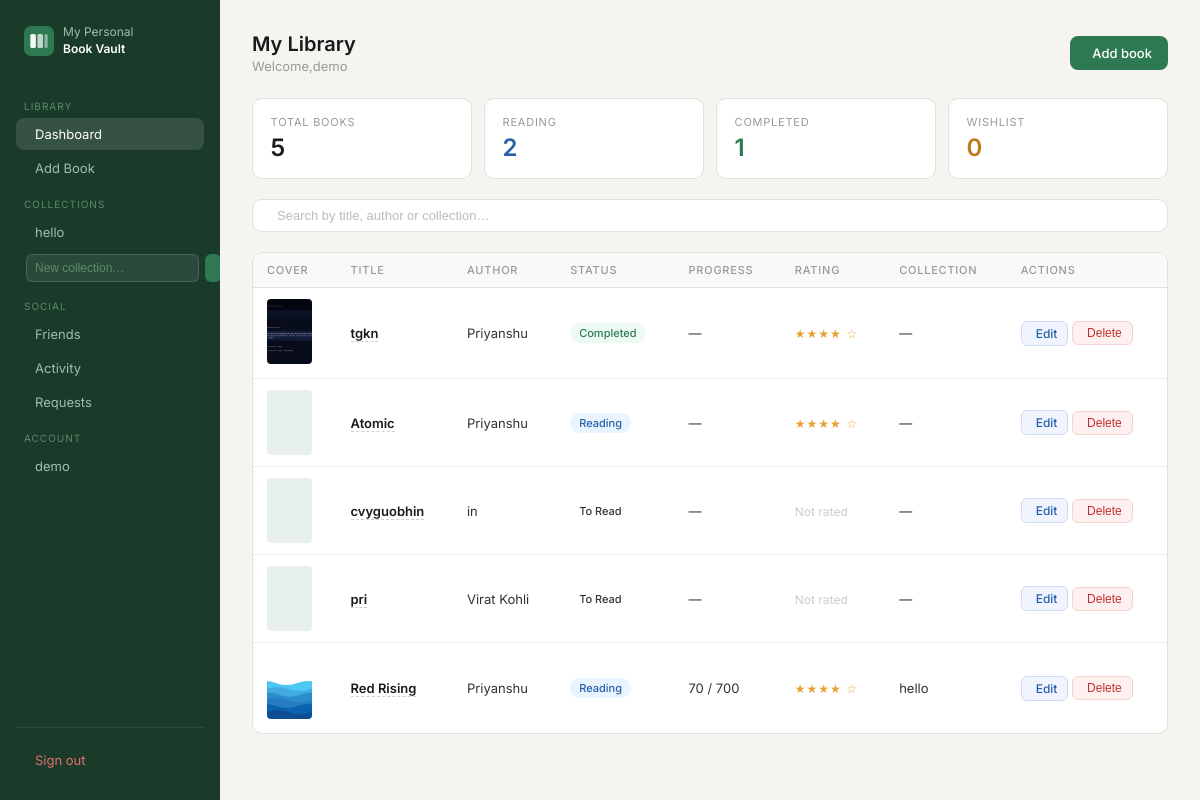
The page /book/home (signed in) on the database as committed earlier.
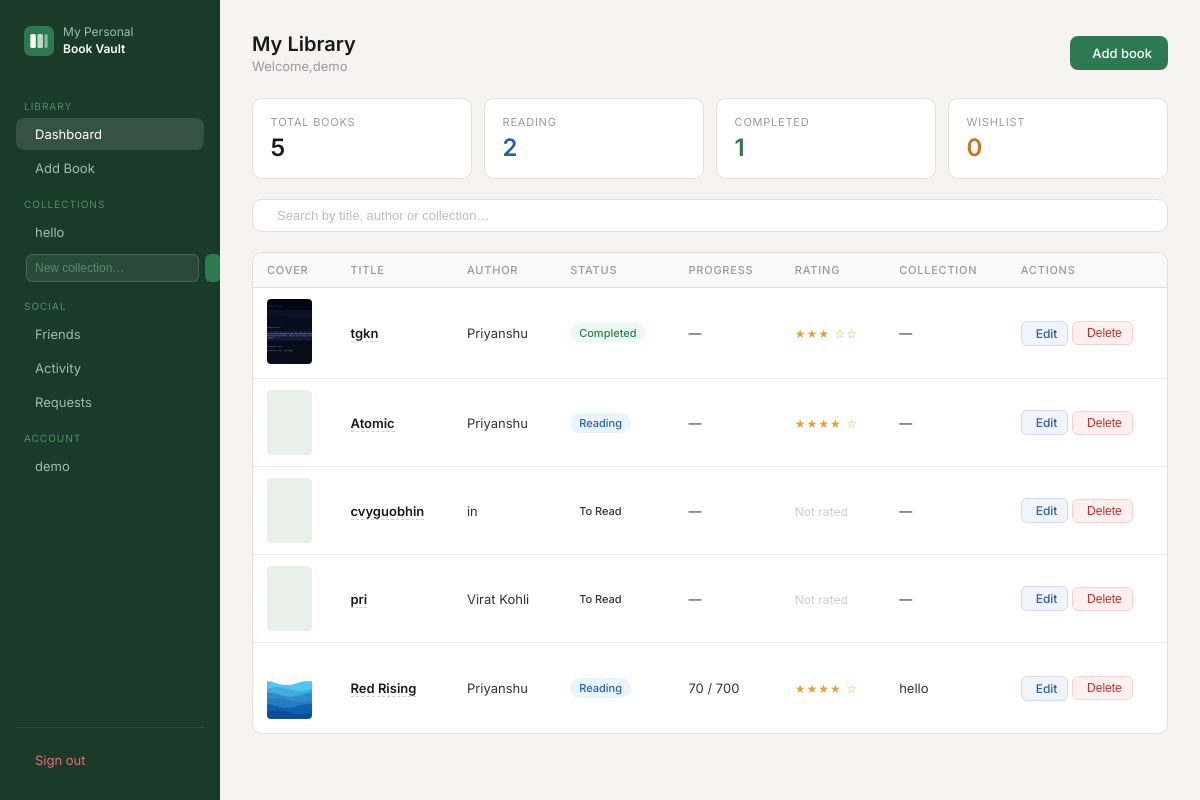
The same page on the database as committed later.
### app/blueprints/book/modules.py (models this page shows, shortened)
class Userbook(db.Model):
    __tablename__="userbook"
    uid=db.Column(db.Integer,primary_key=True)
    pid=db.Column(db.Integer,db.ForeignKey("credential.pid"),nullable=False)
    bid=db.Column(db.Integer,db.ForeignKey("book.bid"),nullable=False)
    cid=db.Column(db.Integer,db.ForeignKey("collection.cid"),nullable=True)
    current_page=db.Column(db.Integer,nullable=False)
    status=db.Column(db.String(100),nullable=False)
    note=db.Column(db.Text,nullable=True)
    rating=db.Column(db.Integer,db.CheckConstraint("rating >= 0 AND rating <= 5"),nullable=True)
    start_date=db.Column(db.Date,default=date.today)
    end_date=db.Column(db.Date,nullable=True)
    __table_args__=(db.UniqueConstraint("pid","bid",name="unique_user_book"),)
    user = db.relationship("Credential", back_populates="user_books")
    book = db.relationship("Book",back_populates="user_books")
    collection = db.relationship("Collection", back_populates="user_books")

class Book(db.Model):
    __tablename__="book"
    bid=db.Column(db.Integer,primary_key=True)
    author=db.Column(db.String(100),nullable=False)
    title=db.Column(db.String(100),nullable=False)
    language=db.Column(db.String(100),nullable=False)
    genre=db.Column(db.String(100),nullable=True)
    description=db.Column(db.Text,nullable=True)
    page_count=db.Column(db.Integer,nullable=False)
    published_year=db.Column(db.Integer,nullable=True)
    cover_image = db.Column(db.String(500), nullable=True)
    user_books = db.relationship("Userbook", back_populates="book")

### app/blueprints/book/routes.py (the view)
@book.route('/home',methods=['GET'])
@login_required
def home():
    username=current_user.username
    books=Userbook.query.filter_by(pid=current_user.pid).all()
    if request.method=='GET':
        return render_template("book/home.html",message=f'Welcome,{username}',books=books)

### app/blueprints/book/templates/book/home.html (shortened to what this page needs)
{% extends "book/base.html" %}
{% block content %}
<div class="page-header">
  <div>
    <h1 class="page-title">My Library</h1>
    <p class="page-sub">{{ message }}</p>
  </div>
  <a href="{{ url_for('book.book_add') }}" class="btn-add">
     Add book
  </a>
</div>
<div class="stats">
  <div class="stat-card">
    <p class="stat-label">Total books</p>
    <p class="stat-val">{{ books|length }}</p>
  </div>
  <div class="stat-card">
    <p class="stat-label">Reading</p>
    <p class="stat-val blue">{{ books|selectattr('status','equalto','Reading')|list|length }}</p>
  </div>
  <div class="stat-card">
    <p class="stat-label">Completed</p>
    <p class="stat-val green">{{ books|selectattr('status','equalto','Completed')|list|length }}</p>
  </div>
  <div class="stat-card">
    <p class="stat-label">Wishlist</p>
    <p class="stat-val amber">{{ books|selectattr('status','equalto','Wishlist')|list|length }}</p>
  </div>
</div>
<div class="search-bar">
  <input type="text" id="search-input" placeholder="Search by title, author or collection…">
</div>
{% if books %}
<div class="table-wrap">
  <table>
    <thead>
      <tr>
        <th>Cover</th>
        <th>Title</th>
        <th>Author</th>
        <th>Status</th>
        <th>Progress</th>
        <th>Rating</th>
        <th>Collection</th>
        <th>Actions</th>
      </tr>
    </thead>
    <tbody id="book-table">
      {% for ub in books %}
      <tr>
        <td>
          {% if ub.book.cover_image %}
          <img src="{{ url_for('static', filename=ub.book.cover_image) }}"
             width="45"
             height="65"
             style="object-fit:cover;border-radius:4px;">
          {% else %}
<div style="width:45px;height:65px;background:#e8f0ec;border-radius:4px;display:flex;align-items:center;justify-content:center;">
</div>
{% endif %}
        </td>
<td>
    <span class="book-title-link"
        data-title="{{ ub.book.title }}"
        data-author="{{ ub.book.author }}"
        data-status="{{ ub.status }}"
        data-rating="{{ ub.rating or 0 }}"
        data-progress="{{ ub.current_page or '—' }} / {{ ub.book.page_count or '—' }}"
        data-collection="{{ ub.collection.collection_name if ub.collection else '—' }}"
        data-start="{{ ub.start_date or '—' }}"
        data-end="{{ ub.end_date or '—' }}"
        data-genre="{{ ub.book.genre or '—' }}"
        data-language="{{ ub.book.language or '—' }}"
        data-year="{{ ub.book.published_year or '—' }}"
        data-pages="{{ ub.book.page_count or '—' }}"
        data-notes="{{ ub.note or 'No notes added.' }}"
        data-cover="{{ url_for('static', filename=ub.book.cover_image) if ub.book.cover_image else '' }}">
        {{ ub.book.title }}
    </span>
</td>
        <td>{{ ub.book.author }}</td>
        <td>
          <span class="badge badge-{{ ub.status|lower }}">{{ ub.status }}</span>
        </td>
        <td>
          {% if ub.current_page and ub.book.page_count %}
            {{ ub.current_page }} / {{ ub.book.page_count }}
          {% else %}
            —
          {% endif %}
        </td>
        <td>
          {% if ub.rating %}
            <span class="stars">
              {% for i in range(ub.rating) %}★{% endfor %}
              {% for i in range(5 - ub.rating) %}☆{% endfor %}
            </span>
          {% else %}
            <span class="no-rating">Not rated</span>
          {% endif %}
        </td>
        <td>{{ ub.collection.collection_name if ub.collection else '—' }}</td>
        <td>
          <a href="{{ url_for('book.userbook_update', uid=ub.uid) }}"
             class="action-btn btn-edit">
             Edit
          </a>
          <form action="{{ url_for('book.userbook_delete', uid=ub.uid) }}"
      method="POST"
      style="display:inline;"
      onsubmit="return confirm('Remove this book from your library?');">
    <button type="submit" class="action-btn btn-del">
         Delete
    </button>
</form>
        </td>
      </tr>
      {% endfor %}
    </tbody>
  </table>
</div>
{% endif %}
{% endblock %}

Rows that differ between the two databases and show on the page:
changed Userbook "Completed": rating 4 → 3 (drawn)
